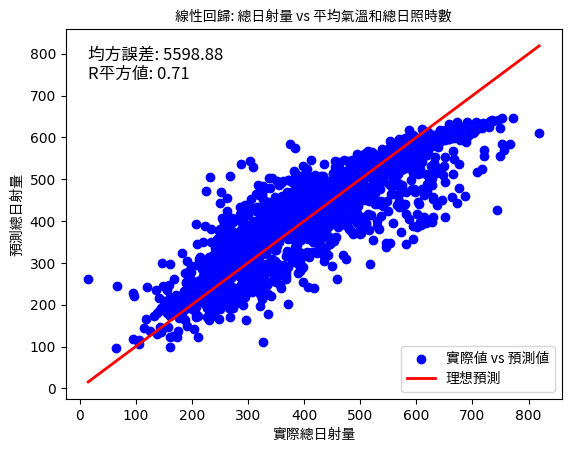

Generate this figure with Python:
import pandas as pd
import numpy as np
from sklearn.linear_model import LinearRegression
from sklearn.model_selection import train_test_split
from sklearn.metrics import mean_squared_error, r2_score
import matplotlib.pyplot as plt
from matplotlib.font_manager import FontProperties
import os

# 讀取資料
file_path = os.path.join('processed_data_v2_with_daily_averages.csv')
data = pd.read_csv(file_path)

# 設定字體屬性
font_path = os.path.join('ChocolateClassicalSans-Regular.ttf')
font_properties = FontProperties(fname=font_path)

# 定義轉換函數，將值轉換為浮點數，並將非數字值替換為NaN
def to_float(value):
    try:
        if isinstance(value, str) and '*' in value:
            return float(value.replace('*', ''))
        return float(value)
    except ValueError:
        return np.nan

# 將轉換函數應用到相關的列
columns_to_check = ['平均氣溫', '總日照時數h', '總日射量MJ/ m2']
for col in columns_to_check:
    data[col] = data[col].apply(to_float)

# 刪除包含NaN值的行
data = data.dropna(subset=columns_to_check)

# 去除離散值（使用IQR法）
Q1 = data[columns_to_check].quantile(0.25)
Q3 = data[columns_to_check].quantile(0.75)
IQR = Q3 - Q1
data = data[~((data[columns_to_check] < (Q1 - 1.5 * IQR)) | (data[columns_to_check] > (Q3 + 1.5 * IQR))).any(axis=1)]

# 再次檢查並刪除包含NaN值的行
data = data.dropna()

# 定義自變量和應變量
X = data[['平均氣溫', '總日照時數h']].values  # 使用平均氣溫和總日照時數作為自變量
Y = data['總日射量MJ/ m2'].values  # 依變量是總日射量

# 確認X和Y中沒有NaN值
assert not np.isnan(X).any(), "X contains NaN values"
assert not np.isnan(Y).any(), "Y contains NaN values"

# 將資料分成訓練集和測試集
X_train, X_test, Y_train, Y_test = train_test_split(X, Y, test_size=0.3, random_state=0)

# 擬合線性回歸模型
linear_regressor = LinearRegression()
linear_regressor.fit(X_train, Y_train)

# 預測並評估模型
Y_pred = linear_regressor.predict(X_test)
mse = mean_squared_error(Y_test, Y_pred)
r2 = r2_score(Y_test, Y_pred)

print(f'均方誤差: {mse}')
print(f'R平方值: {r2}')

# 繪製結果圖
plt.scatter(Y_test, Y_pred, color='blue', label='實際值 vs 預測值')
plt.plot([Y_test.min(), Y_test.max()], [Y_test.min(), Y_test.max()], color='red', linewidth=2, label='理想預測')
plt.xlabel('實際總日射量', fontproperties=font_properties)
plt.ylabel('預測總日射量', fontproperties=font_properties)
plt.title('線性回歸: 總日射量 vs 平均氣溫和總日照時數', fontproperties=font_properties)
plt.legend(prop=font_properties)

# 在圖表上添加均方誤差和R平方值
plt.text(Y_test.min(), Y_test.max(), f'均方誤差: {mse:.2f}\nR平方值: {r2:.2f}', 
         fontsize=12, verticalalignment='top', fontproperties=font_properties)

output_path = os.path.join('linear_regression.png')
plt.savefig(output_path, bbox_inches='tight')

plt.show()
